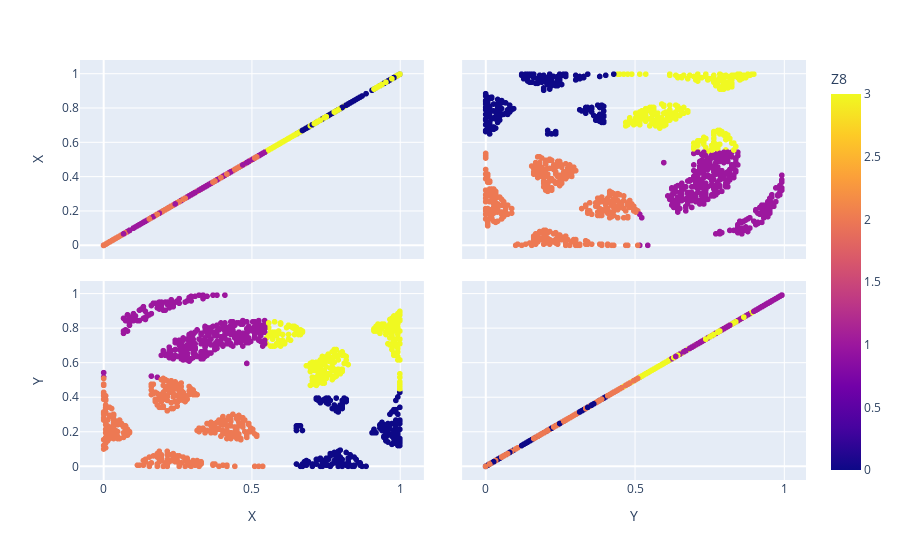

The code cell stored with this chart in its notebook:
### Code cell
df_pred_distance=pd.DataFrame(pd.concat([pd.DataFrame(X_test,columns=['X','Y']),pd.DataFrame(Y_pred_2,columns=[select_name_Z])],axis=1))
fig = px.scatter_matrix(df_pred_distance,
    dimensions=['X','Y'],
    color=select_name_Z)
fig.show()

### Figure 1 — Plotly figure (JSON) as saved in the notebook; plotly's stock layout.template omitted (floating-point values rounded to 4 significant figures; data arrays with more than 128 entries replaced by an {"elided": "..."} marker saying what was removed)
{"data": [{"dimensions": [{"axis": {"matches": true}, "label": "X", "values": {"elided": "1071 float values"}}, {"axis": {"matches": true}, "label": "Y", "values": {"elided": "1071 float values"}}], "hovertemplate": "%{xaxis.title.text}=%{x}<br>%{yaxis.title.text}=%{y}<br>Z8=%{marker.color}<extra></extra>", "legendgroup": "", "marker": {"color": {"elided": "1071 int values"}, "coloraxis": "coloraxis", "symbol": "circle"}, "name": "", "showlegend": false, "type": "splom"}], "layout": {"coloraxis": {"colorbar": {"title": {"text": "Z8"}}, "colorscale": [[0, "#0d0887"], [0.1111, "#46039f"], [0.2222, "#7201a8"], [0.3333, "#9c179e"], [0.4444, "#bd3786"], [0.5556, "#d8576b"], [0.6667, "#ed7953"], [0.7778, "#fb9f3a"], [0.8889, "#fdca26"], [1, "#f0f921"]]}, "dragmode": "select", "legend": {"tracegroupgap": 0}, "margin": {"t": 60}}}
